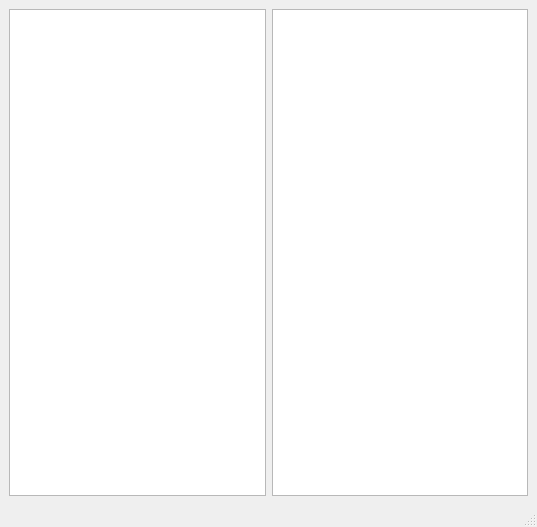
<?xml version="1.0" encoding="UTF-8"?>
<ui version="4.0">
 <class>MainWindow</class>
 <widget class="QMainWindow" name="MainWindow">
  <property name="geometry">
   <rect>
    <x>0</x>
    <y>0</y>
    <width>537</width>
    <height>527</height>
   </rect>
  </property>
  <property name="windowTitle">
   <string>MainWindow</string>
  </property>
  <widget class="QWidget" name="centralwidget">
   <layout class="QGridLayout" name="gridLayout">
    <item row="0" column="0">
     <layout class="QHBoxLayout" name="horizontalLayout">
      <item>
       <widget class="QPlainTextEdit" name="textEdit"/>
      </item>
      <item>
       <widget class="QTextBrowser" name="textView"/>
      </item>
     </layout>
    </item>
   </layout>
  </widget>
  <widget class="QStatusBar" name="statusbar"/>
 </widget>
 <resources/>
 <connections/>
</ui>
